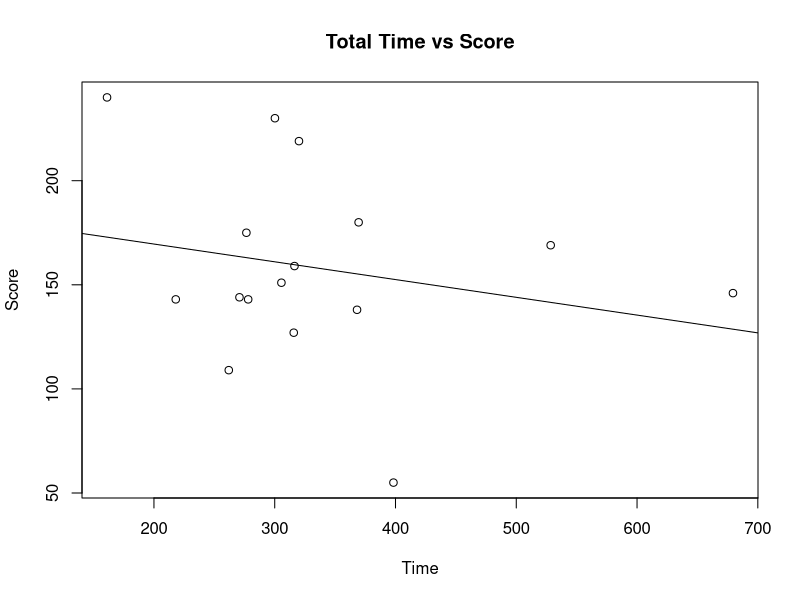
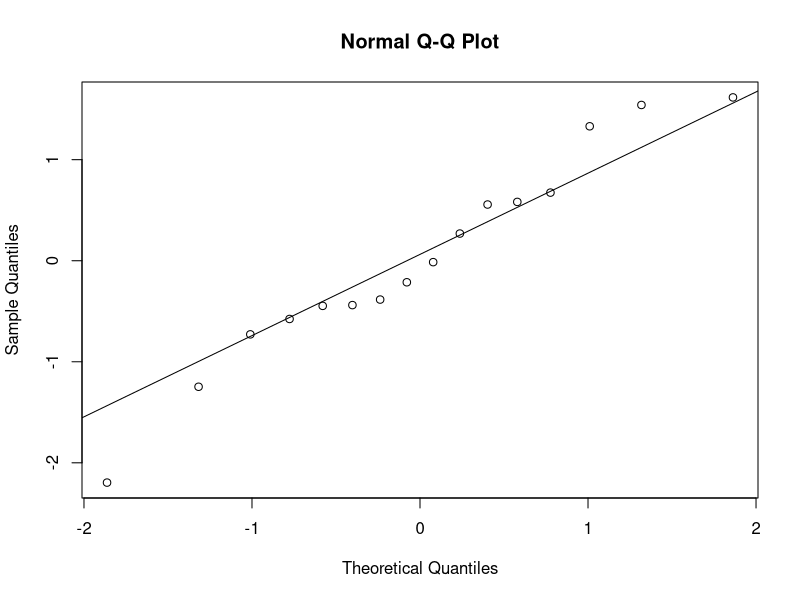
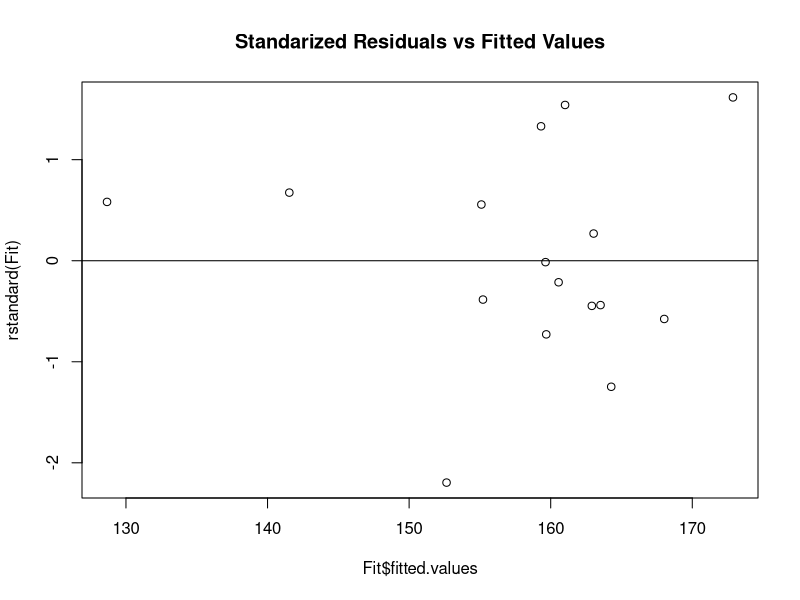
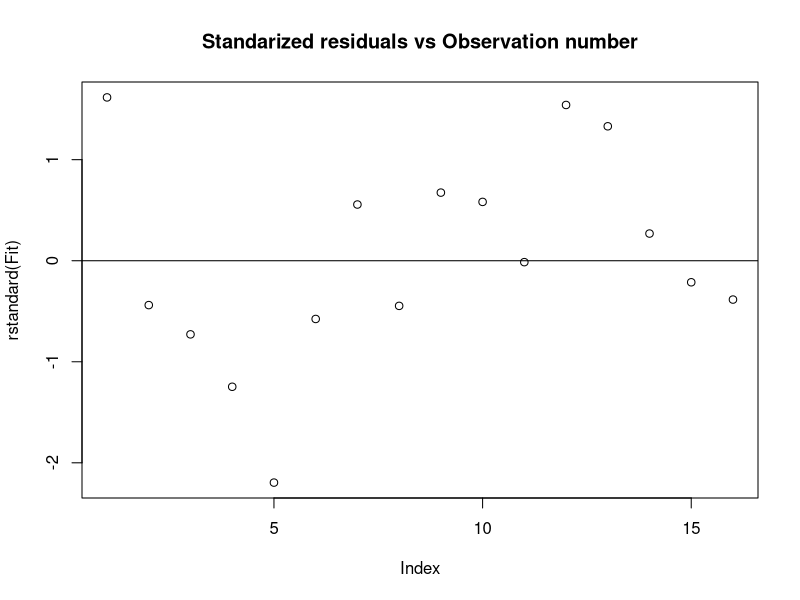
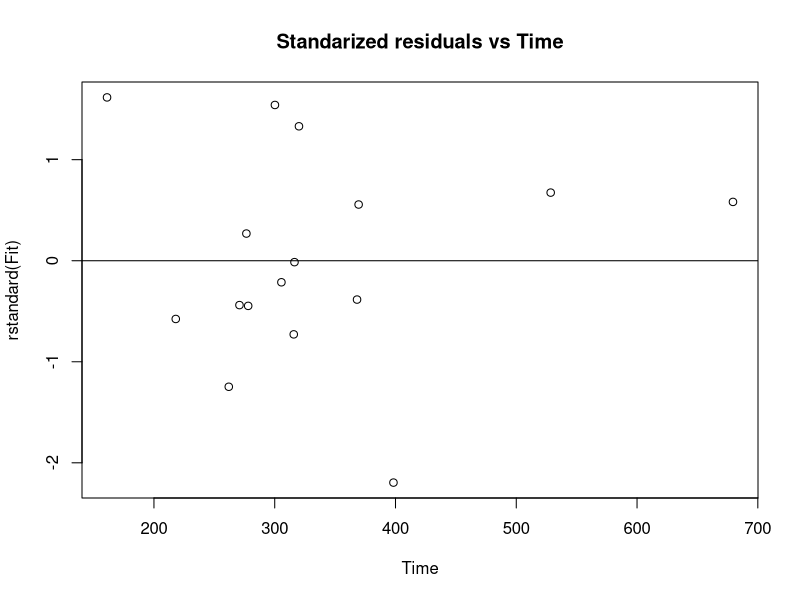

R code for these plots, in order:
rm(list =ls());
total <- read.table("Total Score and Time.txt", header = TRUE);
attach(total);
plot(Time, Score, main="Total Time vs Score", xlab="Time", ylab="Score");
Fit<-lm(Score ~ Time);
summary(Fit);
abline(Fit);
cor.test(Score,Time);
Fit$residuals;
rstandard(Fit);
library(MASS);
studres(Fit);
Fit$fitted.values;
qqnorm(rstandard(Fit));
qqline(rstandard(Fit));
plot (rstandard(Fit)~Fit$fitted.values, main='Standarized Residuals vs Fitted Values');
abline(0,0);
plot (rstandard(Fit), main = 'Standarized residuals vs Observation number')
abline(0,0);
plot (rstandard(Fit)~Time, main = 'Standarized residuals vs Time');
abline(0,0);



